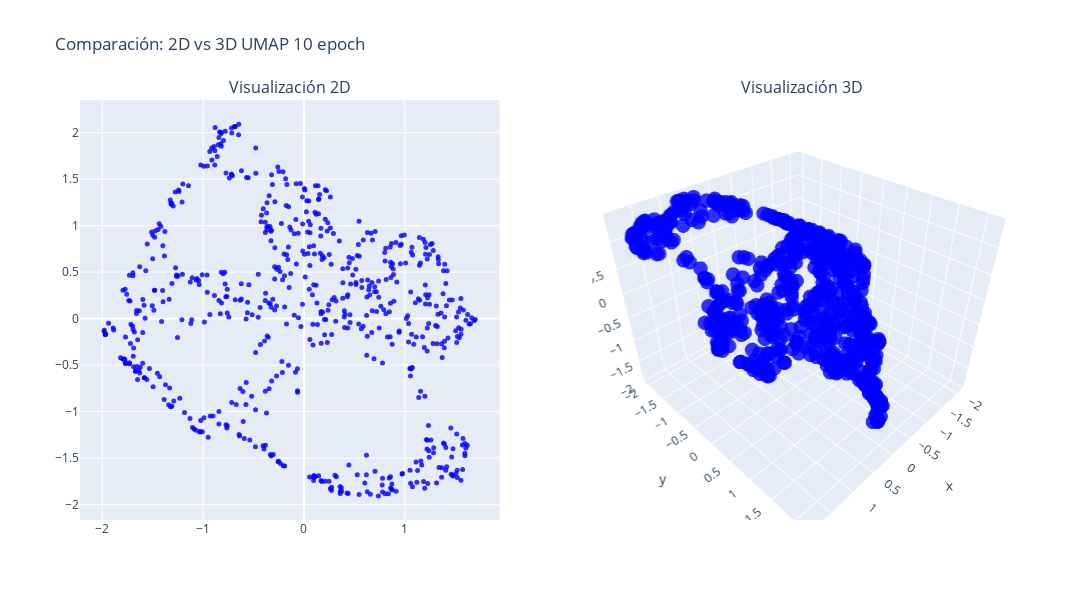

Here is the notebook cell this chart was saved with:
### Code cell
# Crear subgráficos: 1 fila, 2 columnas
fig = make_subplots(
    rows=1, cols=2,
    specs=[[{'type': 'scatter'}, {'type': 'scatter3d'}]],
    subplot_titles=('Visualización 2D', 'Visualización 3D')
)

# Añadir el gráfico 2D (ignorando la tercera dimensión)
fig.add_trace(
    go.Scatter(
        x=all_weights_first_layer_mod["umap_2d_0"],
        y=all_weights_first_layer_mod["umap_2d_1"],
        mode='markers',
        marker=dict(size=5, opacity=0.8, color="blue"),
        showlegend = False  # Desactivar la leyenda para el segundo gráfico
    ),
    row=1, col=1
)

# Añadir el gráfico 3D
fig.add_trace(
    go.Scatter3d(
        x=all_weights_first_layer_mod["umap_3d_0"],
        y=all_weights_first_layer_mod["umap_3d_1"],
        z=all_weights_first_layer_mod["umap_3d_2"],
        mode='markers',
        marker=dict(size=5, opacity=0.8, color="blue"),
        showlegend = False  # Desactivar la leyenda para el segundo gráfico
    ),
    row=1, col=2
)

# Actualizar layout para ajustar el tamaño del gráfico
fig.update_layout(height=600, width=1200, title_text=f"Comparación: 2D vs 3D UMAP {num_epochs} epoch")
fig.update_xaxes(title_text="Componente 1", row=1, col=2)
fig.update_yaxes(title_text="Componente 2", row=1, col=2)

# Mostrando el gráfico
fig.show()

### Figure 1 — Plotly figure (JSON) as saved in the notebook; plotly's stock layout.template omitted (floating-point values rounded to 4 significant figures; data arrays with more than 128 entries replaced by an {"elided": "..."} marker saying what was removed)
{"data": [{"marker": {"color": "blue", "opacity": 0.8, "size": 5}, "mode": "markers", "showlegend": false, "type": "scatter", "x": {"elided": "640 float values"}, "xaxis": "x", "y": {"elided": "640 float values"}, "yaxis": "y"}, {"marker": {"color": "blue", "opacity": 0.8, "size": 5}, "mode": "markers", "scene": "scene", "showlegend": false, "type": "scatter3d", "x": {"elided": "640 float values"}, "y": {"elided": "640 float values"}, "z": {"elided": "640 float values"}}], "layout": {"annotations": [{"font": {"size": 16}, "showarrow": false, "text": "Visualización 2D", "x": 0.225, "xanchor": "center", "xref": "paper", "y": 1, "yanchor": "bottom", "yref": "paper"}, {"font": {"size": 16}, "showarrow": false, "text": "Visualización 3D", "x": 0.775, "xanchor": "center", "xref": "paper", "y": 1, "yanchor": "bottom", "yref": "paper"}], "height": 600, "scene": {"domain": {"x": [0.55, 1], "y": [0, 1]}}, "title": {"text": "Comparación: 2D vs 3D UMAP 10 epoch"}, "width": 1200, "xaxis": {"anchor": "y", "domain": [0, 0.45]}, "yaxis": {"anchor": "x", "domain": [0, 1]}}}
